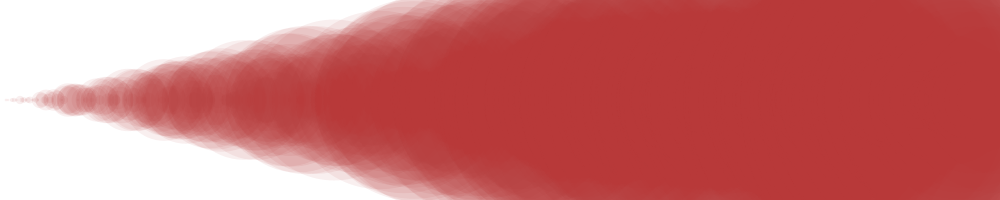
Frame 1 (no input)
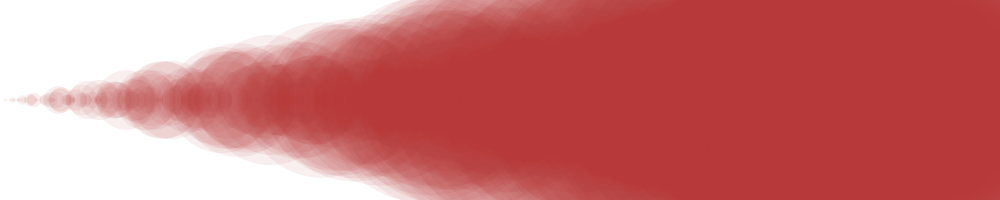
Frame 60 (the mouse pressed at the canvas centre just before this capture)
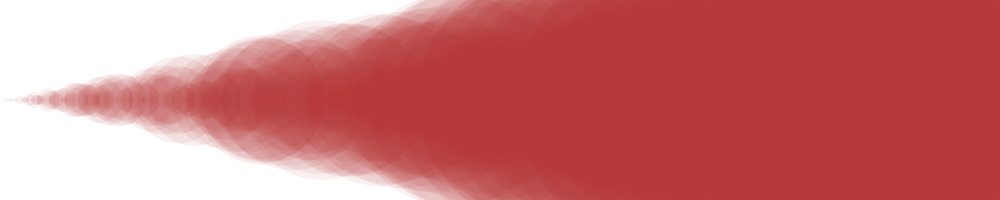
Frame 120 (the mouse held since frame 60 and released just before this capture)

The Processing sketch that drew these frames (run headless with seeded random() and noise(); from frame 60 on, the mouse is pressed at the canvas centre):

// Processing sketch: Waves
// ── Waves.pde
//Waves

float[] diameters;        // -- Declare the array of floats

void setup()
{
  size(1000, 200);
  fill(180, 50, 50, 20);    // <-- optional 4th parameter to a colour is the opacity (0 transparent, 255 opaque) - change this!
  noStroke();

  diameters = new float[500];
  for (int i=0; i<diameters.length; i=i+1)
  {
    diameters[i] = random(i);    // < -- Each diameter is a random number between 1 and 50 - change this!
  }
}

void draw()
{
  background(255);
  float xPos = 0;

  diameters = new float[500];
  for (int i=0; i<diameters.length; i=i+1)
  {
    diameters[i] = random(i);    // < -- Each diameter is a random number between 1 and 50 - change this!
  }

  for (int i=0; i<diameters.length; i = i+1)
  {
    circle(xPos, 100, diameters[i]);
    xPos = xPos + 2;
  }
}
